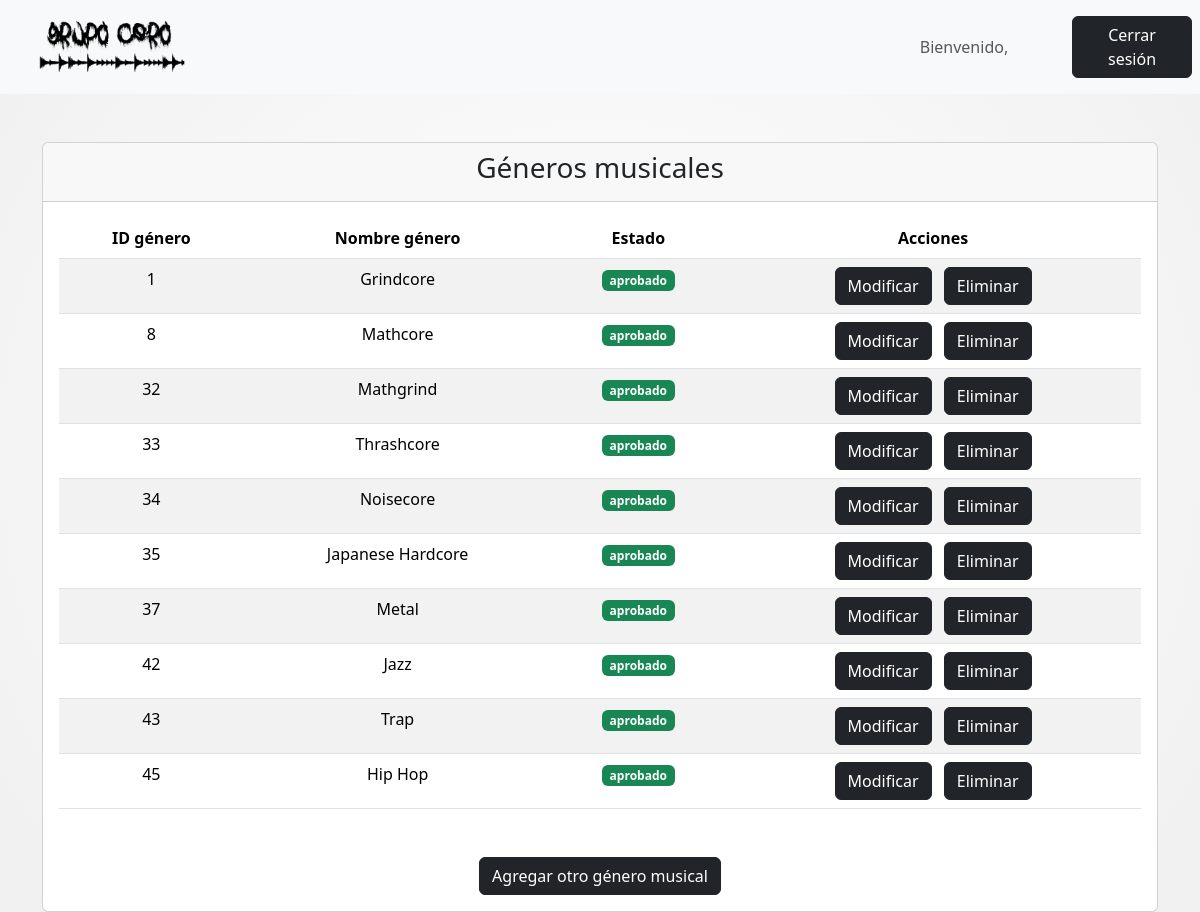
The page /generosobjects/ on the database its author committed.
### core/models.py (models this page shows, shortened)
class GeneroMusical(models.Model):
    nombreGenero = models.CharField(max_length=30)
    aprobado = models.CharField(max_length=20, choices=TIPO_APROBACION, default='pendiente')
    fecha_solicitud = models.DateField(null=True, blank=True, default=datetime.date.today)
    feedback = models.TextField(blank=True)
    class Meta:
        verbose_name = "Género Musical"
        verbose_name_plural = "Géneros Musicales"

### core/views.py (the view)
# urls.py: path('generosobjects/', generosobjects, name='generosobjects'),
def generosobjects(request):
    auxGenObj = {
        'listaGenObj' : GeneroMusical.objects.all()
    }
    return render(request, 'core/miembros/generos/generosobjects.html', auxGenObj)

### core/templates/core/miembros/generos/generosobjects.html (shortened to what this page needs)
<!DOCTYPE html>
<html lang="es">
    {% load static %}
<head>
    <link href="https://cdn.jsdelivr.net/npm/bootstrap@5.3.3/dist/css/bootstrap.min.css" rel="stylesheet">
    <link rel="stylesheet" href="{% static 'core/css/style.css' %}">
</head>
<body>
<nav class="navbar navbar-expand-sm bg-light navbar-light justify-content-center">
    <div class="container-fluid">
        <a class="navbar-brand" href="{% url 'miembrosindex' %}">
            <img src="{% static 'core/img/LOGO.png' %}" alt="Avatar Logo" style="width:200px;" class="rounded-pill">
        </a>
    </div>
    <ul class="navbar-nav">
        <li class="nav-item">
            <a class="nav-link text-center" style="width:200px;">Bienvenido, {{ user.username }}</a>
        </li>
    </ul>
    <ul class="navbar-nav">
        <li class="nav-item">
            <a class="nav-link" href="{% url 'logout' %}">
                <button class="btn btn-dark" type="button" style="width:120px;">Cerrar sesión</button>
            </a>
        </li>
    </ul>
</nav>
<div class="container mt-5 text-center">
    <div class="card">
        <div class="card-header">
            <h3 class="card-title">Géneros musicales</h3>
        </div>
        <div class="card-body">
            <table class="table table-striped mb-5">
                <thead>
                    <tr>
                        <th scope="col">ID género</th>
                        <th scope="col">Nombre género</th>
                        <th scope="col">Estado</th>
                        <th scope="col">Acciones</th>
                    </tr>
                </thead>
                <tbody>
                    {% for auxGenObj in listaGenObj %}
                    <tr>
                        <td>{{ auxGenObj.pk }}</td>
                        <td>{{ auxGenObj.nombreGenero }}</td>
                        {% if auxGenObj.aprobado == 'aprobado' %}
                            <td><span class="badge bg-success">{{ auxGenObj.aprobado }}</span></td>
                        {% elif auxGenObj.aprobado == 'pendiente' %}
                            <td><span class="badge bg-secondary">{{ auxGenObj.aprobado }}</span></td>
                    {% endif %}
                        <td>
                            <a href="{% url 'generosupdate' auxGenObj.pk %}" class="btn btn-dark me-2">Modificar</a>
                            <button type="button" class="btn btn-dark" data-bs-toggle="modal" data-bs-target="#confirmModal{{ auxGenObj.pk }}">
                                Eliminar
                            </button>
                        </td>
                    </tr>
                    {% endfor %}
                </tbody>
            </table>
            <div class="text-center">
                <a href="{% url 'generosadd' %}" class="btn btn-dark">Agregar otro género musical</a>
            </div>
        </div>
    </div>
</div>
</body>
</html>

### core/static/core/css/style.css (style rules this page uses)
body { background-color: white; color: black; }

### core/templates/core/miembros/generos/generosobjects.html (style rules this page uses)
body { background: repeating-radial-gradient(circle, #ffffff, #f1f0f0); }

### rows shown on the page
GeneroMusical: pk "1", nombreGenero "Grindcore", aprobado "aprobado"
GeneroMusical: pk "8", nombreGenero "Mathcore", aprobado "aprobado"
GeneroMusical: pk "32", nombreGenero "Mathgrind", aprobado "aprobado"
GeneroMusical: pk "33", nombreGenero "Thrashcore", aprobado "aprobado"
GeneroMusical: pk "34", nombreGenero "Noisecore", aprobado "aprobado"
GeneroMusical: pk "35", nombreGenero "Japanese Hardcore", aprobado "aprobado"
GeneroMusical: pk "37", nombreGenero "Metal", aprobado "aprobado"
GeneroMusical: pk "42", nombreGenero "Jazz", aprobado "aprobado"
GeneroMusical: pk "43", nombreGenero "Trap", aprobado "aprobado"
GeneroMusical: pk "45", nombreGenero "Hip Hop", aprobado "aprobado"
